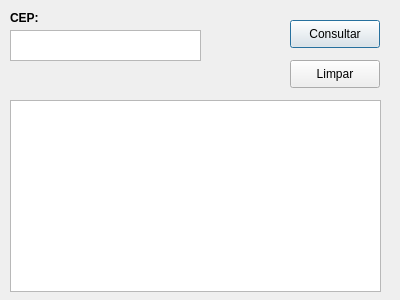
<?xml version="1.0" encoding="UTF-8"?>
<ui version="4.0">
 <class>Dialog</class>
 <widget class="QDialog" name="Dialog">
  <property name="geometry">
   <rect>
    <x>0</x>
    <y>0</y>
    <width>400</width>
    <height>300</height>
   </rect>
  </property>
  <property name="windowTitle">
   <string>Dialog</string>
  </property>
  <widget class="QLabel" name="cepLabel">
   <property name="geometry">
    <rect>
     <x>10</x>
     <y>10</y>
     <width>41</width>
     <height>16</height>
    </rect>
   </property>
   <property name="font">
    <font>
     <weight>75</weight>
     <bold>true</bold>
    </font>
   </property>
   <property name="text">
    <string>CEP:</string>
   </property>
  </widget>
  <widget class="QTextEdit" name="cepTextEdit">
   <property name="geometry">
    <rect>
     <x>10</x>
     <y>30</y>
     <width>191</width>
     <height>31</height>
    </rect>
   </property>
  </widget>
  <widget class="QPushButton" name="consultaButton">
   <property name="geometry">
    <rect>
     <x>290</x>
     <y>20</y>
     <width>90</width>
     <height>28</height>
    </rect>
   </property>
   <property name="text">
    <string>Consultar</string>
   </property>
  </widget>
  <widget class="QPushButton" name="limparButtonpushButton">
   <property name="geometry">
    <rect>
     <x>290</x>
     <y>60</y>
     <width>90</width>
     <height>28</height>
    </rect>
   </property>
   <property name="text">
    <string>Limpar</string>
   </property>
  </widget>
  <widget class="QTextBrowser" name="conteudoTextBrowser">
   <property name="geometry">
    <rect>
     <x>10</x>
     <y>100</y>
     <width>371</width>
     <height>192</height>
    </rect>
   </property>
  </widget>
 </widget>
 <resources/>
 <connections/>
</ui>
